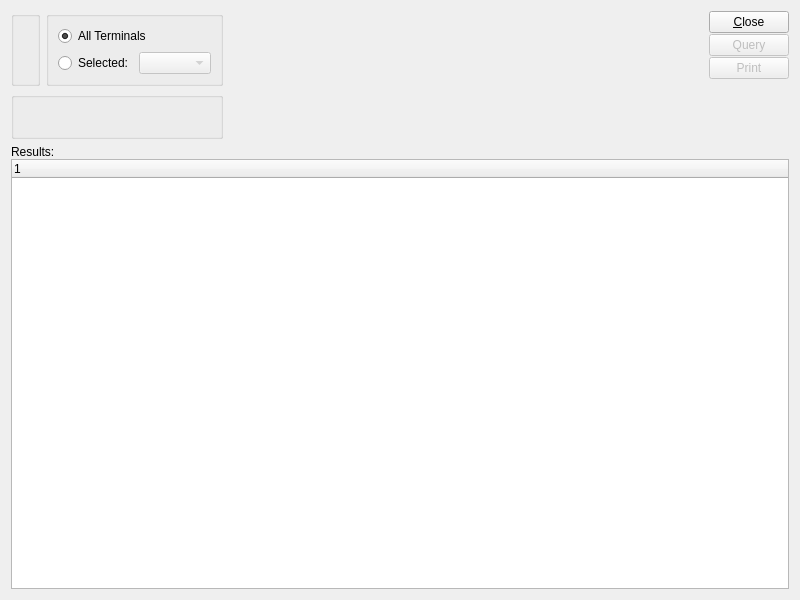
<?xml version="1.0" encoding="UTF-8"?>
<ui version="4.0">
 <comment>This file is part of the xTuple ERP: PostBooks Edition, a free and
open source Enterprise Resource Planning software suite,
Copyright (c) 1999-2010 by OpenMFG LLC, d/b/a xTuple.
It is licensed to you under the Common Public Attribution License
version 1.0, the full text of which (including xTuple-specific Exhibits)
is available at www.xtuple.com/CPAL.  By using this software, you agree
to be bound by its terms.</comment>
 <class>dspDetailedRegisterHistory</class>
 <widget class="QWidget" name="dspDetailedRegisterHistory">
  <property name="geometry">
   <rect>
    <x>0</x>
    <y>0</y>
    <width>800</width>
    <height>600</height>
   </rect>
  </property>
  <property name="windowTitle">
   <string>Detailed Register History</string>
  </property>
  <layout class="QGridLayout" name="gridLayout_6">
   <item row="0" column="0">
    <layout class="QGridLayout" name="gridLayout_5">
     <item row="0" column="0">
      <layout class="QHBoxLayout" name="horizontalLayout">
       <item>
        <layout class="QGridLayout" name="gridLayout_2">
         <item row="0" column="0">
          <widget class="WarehouseGroup" name="_site">
           <property name="title">
            <string/>
           </property>
          </widget>
         </item>
         <item row="0" column="1">
          <widget class="QGroupBox" name="_terminalGroup">
           <property name="title">
            <string/>
           </property>
           <layout class="QGridLayout" name="gridLayout_4">
            <item row="0" column="0" colspan="2">
             <widget class="QRadioButton" name="_allTerminals">
              <property name="text">
               <string>All Terminals</string>
              </property>
              <property name="checked">
               <bool>true</bool>
              </property>
             </widget>
            </item>
            <item row="1" column="0">
             <widget class="QRadioButton" name="_specificTerminal">
              <property name="text">
               <string>Selected:</string>
              </property>
             </widget>
            </item>
            <item row="1" column="1">
             <widget class="XComboBox" name="_terminal">
              <property name="enabled">
               <bool>false</bool>
              </property>
             </widget>
            </item>
           </layout>
          </widget>
         </item>
         <item row="1" column="0" colspan="2">
          <widget class="QGroupBox" name="_dateGroup">
           <property name="title">
            <string/>
           </property>
           <layout class="QGridLayout" name="gridLayout_3">
            <item row="0" column="0">
             <widget class="DateCluster" name="_dates">
              <property name="focusPolicy">
               <enum>Qt::StrongFocus</enum>
              </property>
             </widget>
            </item>
            <item row="0" column="1">
             <spacer name="horizontalSpacer_2">
              <property name="orientation">
               <enum>Qt::Horizontal</enum>
              </property>
              <property name="sizeHint" stdset="0">
               <size>
                <width>40</width>
                <height>20</height>
               </size>
              </property>
             </spacer>
            </item>
           </layout>
          </widget>
         </item>
        </layout>
       </item>
       <item>
        <spacer name="horizontalSpacer">
         <property name="orientation">
          <enum>Qt::Horizontal</enum>
         </property>
         <property name="sizeHint" stdset="0">
          <size>
           <width>40</width>
           <height>20</height>
          </size>
         </property>
        </spacer>
       </item>
       <item>
        <layout class="QVBoxLayout" name="verticalLayout">
         <property name="spacing">
          <number>1</number>
         </property>
         <item>
          <widget class="QPushButton" name="_close">
           <property name="text">
            <string>&amp;Close</string>
           </property>
          </widget>
         </item>
         <item>
          <widget class="QPushButton" name="_query">
           <property name="enabled">
            <bool>false</bool>
           </property>
           <property name="text">
            <string>Query</string>
           </property>
          </widget>
         </item>
         <item>
          <widget class="QPushButton" name="_print">
           <property name="enabled">
            <bool>false</bool>
           </property>
           <property name="text">
            <string>Print</string>
           </property>
          </widget>
         </item>
         <item>
          <spacer name="verticalSpacer">
           <property name="orientation">
            <enum>Qt::Vertical</enum>
           </property>
           <property name="sizeType">
            <enum>QSizePolicy::Expanding</enum>
           </property>
           <property name="sizeHint" stdset="0">
            <size>
             <width>20</width>
             <height>0</height>
            </size>
           </property>
          </spacer>
         </item>
        </layout>
       </item>
      </layout>
     </item>
     <item row="1" column="0">
      <widget class="QFrame" name="_frame">
       <property name="sizePolicy">
        <sizepolicy hsizetype="Preferred" vsizetype="Expanding">
         <horstretch>0</horstretch>
         <verstretch>1</verstretch>
        </sizepolicy>
       </property>
       <property name="frameShape">
        <enum>QFrame::NoFrame</enum>
       </property>
       <property name="frameShadow">
        <enum>QFrame::Raised</enum>
       </property>
       <layout class="QGridLayout" name="gridLayout">
        <property name="margin">
         <number>0</number>
        </property>
        <item row="0" column="0">
         <layout class="QVBoxLayout" name="verticalLayout_2">
          <property name="spacing">
           <number>0</number>
          </property>
          <item>
           <widget class="QLabel" name="_resultsLit">
            <property name="text">
             <string>Results:</string>
            </property>
            <property name="buddy">
             <cstring>_results</cstring>
            </property>
           </widget>
          </item>
          <item>
           <widget class="XTreeWidget" name="_results"/>
          </item>
         </layout>
        </item>
       </layout>
      </widget>
     </item>
    </layout>
   </item>
  </layout>
 </widget>
 <customwidgets>
  <customwidget>
   <class>DateCluster</class>
   <extends>QWidget</extends>
   <header>datecluster.h</header>
  </customwidget>
  <customwidget>
   <class>WarehouseGroup</class>
   <extends>QGroupBox</extends>
   <header>warehousegroup.h</header>
  </customwidget>
  <customwidget>
   <class>XComboBox</class>
   <extends>QComboBox</extends>
   <header>xcombobox.h</header>
  </customwidget>
  <customwidget>
   <class>XTreeWidget</class>
   <extends>QTreeWidget</extends>
   <header>xtreewidget.h</header>
  </customwidget>
 </customwidgets>
 <tabstops>
  <tabstop>_allTerminals</tabstop>
  <tabstop>_specificTerminal</tabstop>
  <tabstop>_terminal</tabstop>
  <tabstop>_dates</tabstop>
  <tabstop>_query</tabstop>
  <tabstop>_print</tabstop>
  <tabstop>_close</tabstop>
 </tabstops>
 <resources/>
 <connections>
  <connection>
   <sender>_close</sender>
   <signal>clicked()</signal>
   <receiver>dspDetailedRegisterHistory</receiver>
   <slot>close()</slot>
   <hints>
    <hint type="sourcelabel">
     <x>843</x>
     <y>46</y>
    </hint>
    <hint type="destinationlabel">
     <x>246</x>
     <y>7</y>
    </hint>
   </hints>
  </connection>
  <connection>
   <sender>_specificTerminal</sender>
   <signal>toggled(bool)</signal>
   <receiver>_terminal</receiver>
   <slot>setEnabled(bool)</slot>
   <hints>
    <hint type="sourcelabel">
     <x>104</x>
     <y>82</y>
    </hint>
    <hint type="destinationlabel">
     <x>186</x>
     <y>83</y>
    </hint>
   </hints>
  </connection>
 </connections>
</ui>
